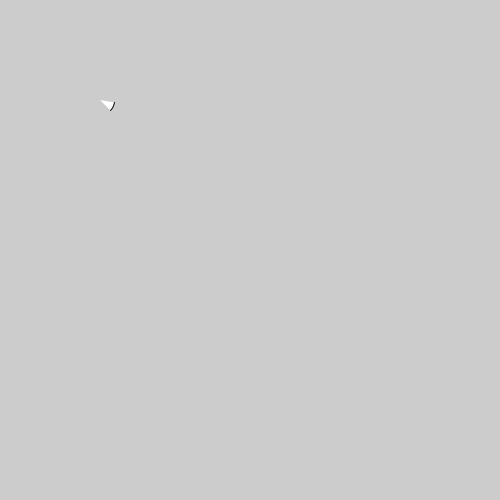
Frame 1 (no input)
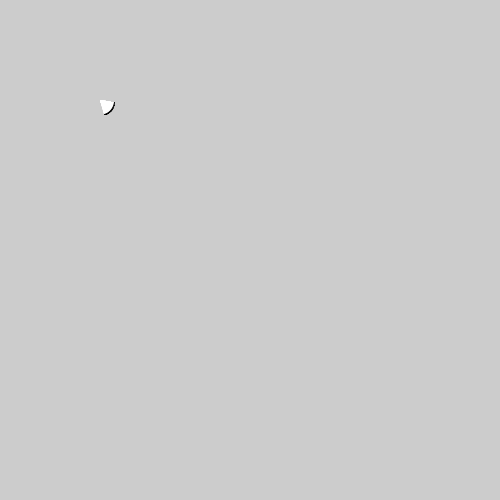
Frame 60 (the mouse pressed at the canvas centre just before this capture)
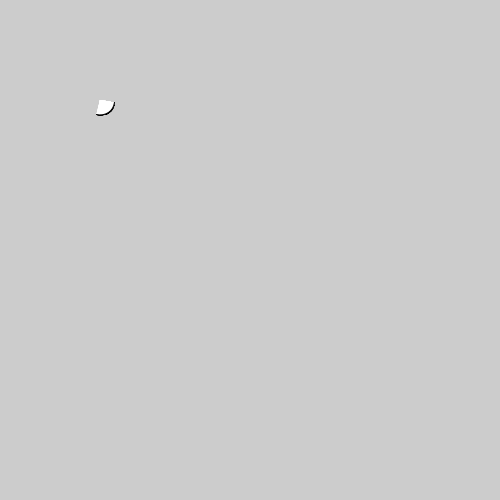
Frame 120 (the mouse held since frame 60 and released just before this capture)

The Processing sketch that drew these frames (run headless with seeded random() and noise(); from frame 60 on, the mouse is pressed at the canvas centre):

// Processing sketch: sketch_240902b_arco
// ── sketch_240902b_arco.pde
float x, y, diameter;
float start, stop;
void setup () {
  size (500, 500);
  x = 100;
  y = 100;
  diameter = 30;
  start = radians(10);
  stop = radians(45);
}

void draw () {
  arc(x,y, diameter, diameter, start, stop);
  stop+=radians(0.5);
}
